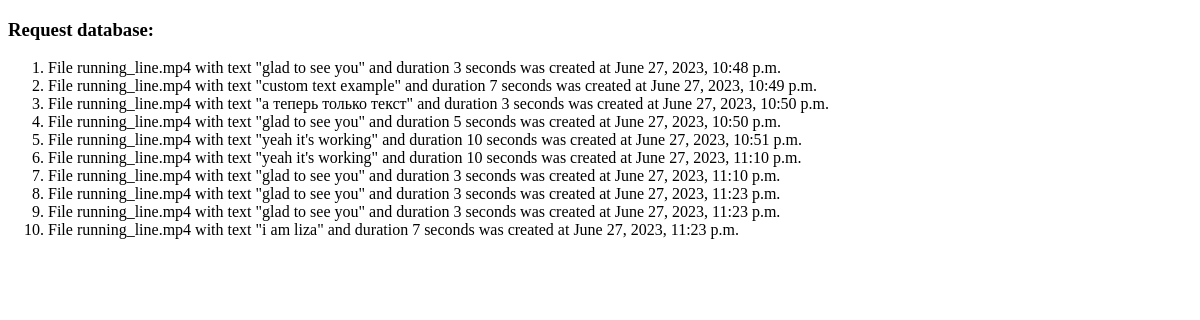
The app's page /index-page/show-database/, older data.
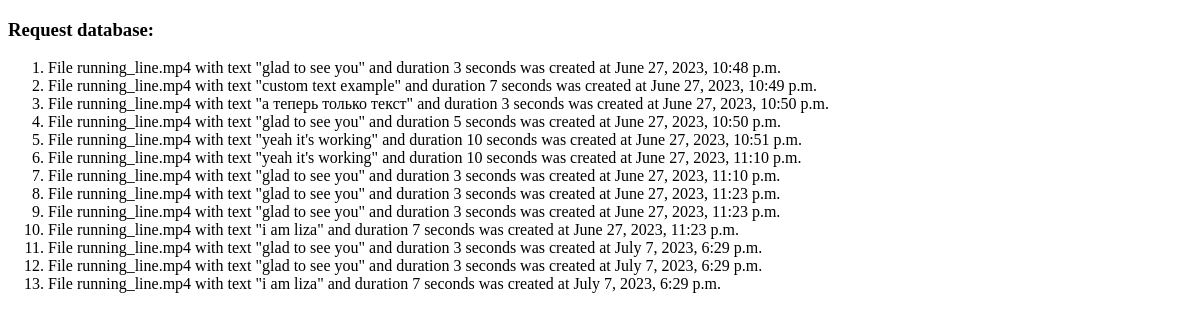
The same page, newer data.
### create_video/models.py (models this page shows)
class VideoRequests(models.Model):
    text_in_video = models.TextField(null=False, blank=False)
    custom_text = models.BooleanField()
    video_duration = models.PositiveIntegerField(null=False, blank=False)
    custom_duration = models.BooleanField()
    creation_time = models.DateTimeField(auto_now_add=True)
    video_filename = models.TextField(null=False, blank=False)

### create_video/views.py (the view)
# urls.py: path('show-database/', show_database, name='show_database'),
def show_database(request: HttpRequest):
    context = {
        'video_creation_requests': VideoRequests.objects.all(),
    }
    return render(request, 'create_video/show-database.html', context=context)

### create_video/templates/create_video/show-database.html (shortened to what this page needs)
{% extends 'create_video/base.html' %}
{% block body %}
    <h3>Request database:</h3>
    <ol>
        {% for req in video_creation_requests %}
            <li>
                <span>
                    File {{ req.video_filename }}
                    with text "{{ req.text_in_video }}"
                    and duration {{ req.video_duration }} seconds
                    was created at {{ req.creation_time }}
                </span>
            </li>
        {% endfor %}
    </ol>
{% endblock %}

### create_video/templates/create_video/base.html (shortened to what this page needs)
<!DOCTYPE html>
<html lang="en">
<head>
</head>
<body>
    {% block body %}{% endblock %}
</body>
</html>

Row changes from the older to the newer data that the page shows:
added VideoRequests: video_filename "running_line.mp4", text_in_video "glad to see you", video_duration "3", creation_time "July 7, 2023, 6:29 p.m."
added VideoRequests: video_filename "running_line.mp4", text_in_video "glad to see you", video_duration "3", creation_time "July 7, 2023, 6:29 p.m."
added VideoRequests: video_filename "running_line.mp4", text_in_video "i am liza", video_duration "7", creation_time "July 7, 2023, 6:29 p.m."
